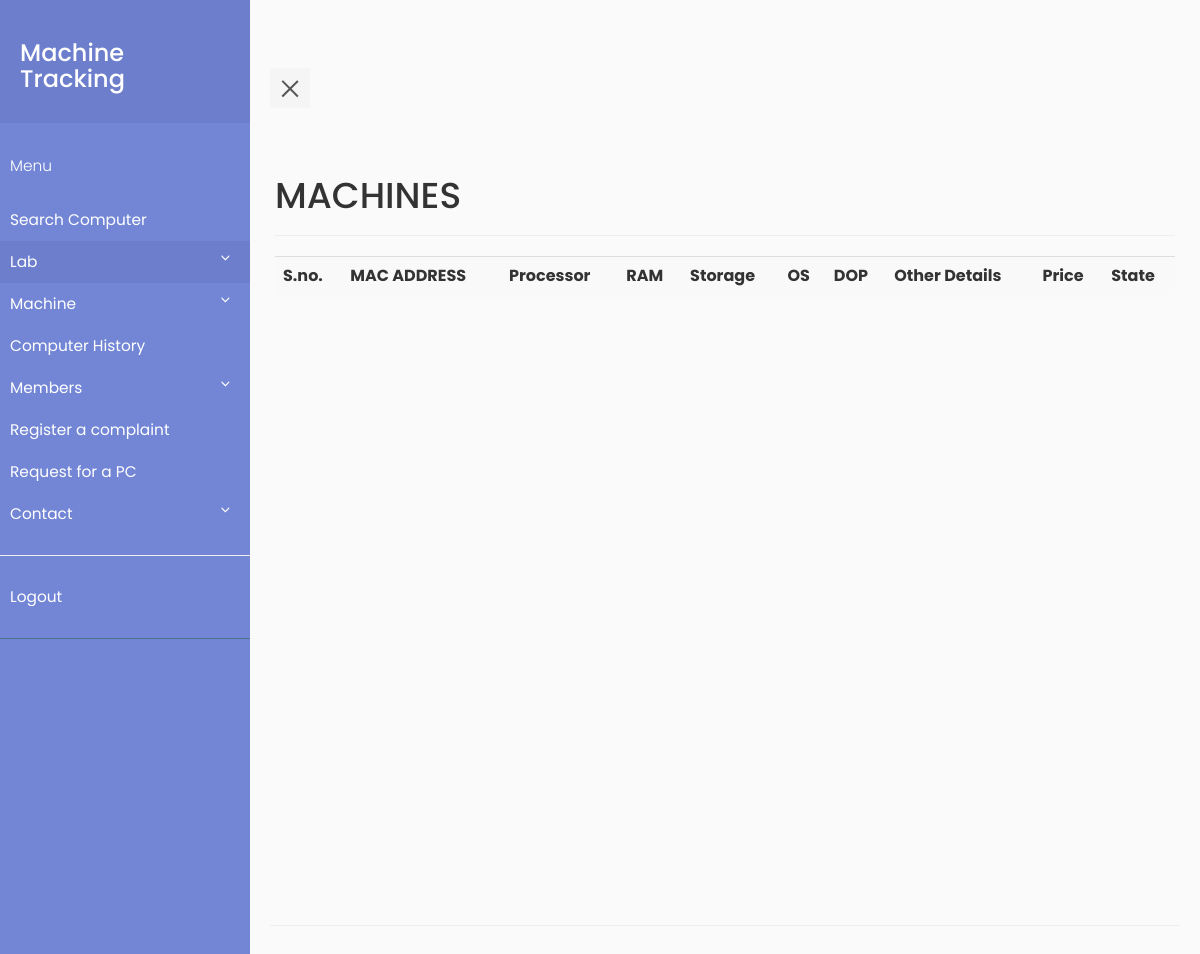
Page /new_machines.php (signed in) on the earlier database version.
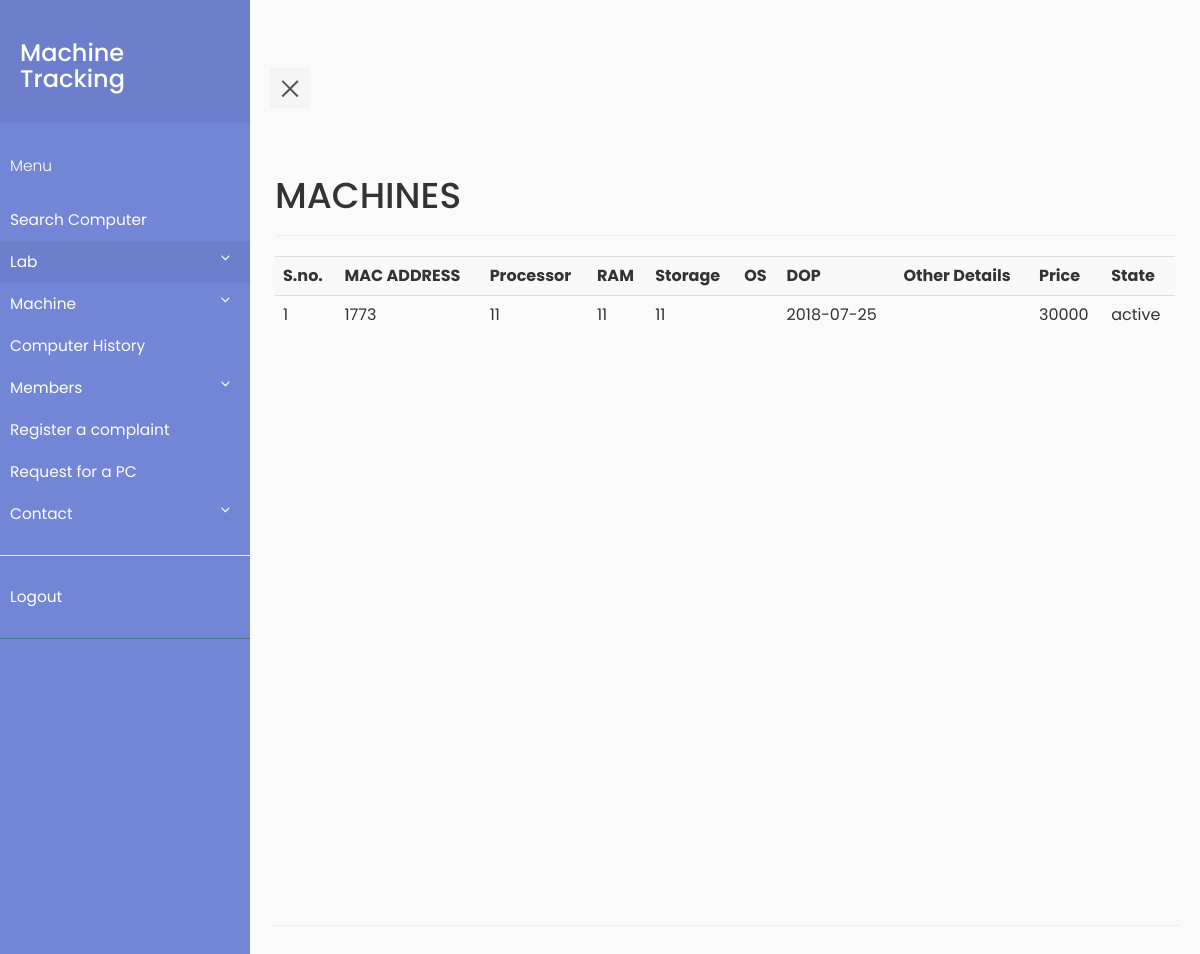
Same page on the later database version.
### tables this page shows
CREATE TABLE `machine` (
  `machine_id` int(11) NOT NULL,
  `MAC_ADDR` varchar(30) DEFAULT NULL,
  `processor` int(11) NOT NULL,
  `ram` int(11) NOT NULL,
  `memory` int(11) NOT NULL,
  `DOP` date DEFAULT NULL,
  `price` int(11) DEFAULT NULL,
  `state` varchar(10) DEFAULT NULL,
  `os` varchar(30) DEFAULT NULL,
  `monitor` int(11) NOT NULL,
  `keyboard` int(11) NOT NULL,
  `mouse` int(11) NOT NULL,
  `grn` int(11) NOT NULL
);

### new_machines.php (the view, shortened to what this page needs)
<?php
    require_once "pdo.php";
?>
<html>
<head>
    <link rel="stylesheet" type="text/css" href="https://maxcdn.bootstrapcdn.com/bootstrap/3.3.7/css/bootstrap.min.css" >
    <link rel="stylesheet" type="text/css" href="style5.css">
</head>
<body>
            <div class="wrapper">
     <?php include "navbar.php" ;?>
         <div class="container-fluid row" id="content">
    <div class="page-header">
    <h1>MACHINES</h1>
    </div>
    <?php
        $stmtcnt = $pdo->query("SELECT COUNT(*) FROM machine ");
        $row = $stmtcnt->fetch(PDO::FETCH_ASSOC);
        if($row['COUNT(*)']!=='0')
        {
            $i=1;
            $stmtread = $pdo->query('SELECT * FROM machine ORDER BY MAC_ADDR');
            echo ("<table class=\"table table-striped\">
                <tr> <th>S.no.</th><th>MAC ADDRESS</th><th>Processor</th><th>RAM</th><th>Storage</th><th>OS</th><th>DOP</th><th>Other Details</th><th>Price</th> <th>State</th> </tr>");
            while ( $row = $stmtread->fetch(PDO::FETCH_ASSOC) )
            {
                $stmtreadn = $pdo->prepare("SELECT * FROM position where machine_id = :mid");
                $stmtreadn->execute(array(':mid' => $row['machine_id']));
                $rown=$stmtreadn->fetch(PDO::FETCH_ASSOC);
                if($rown===FALSE)
                {
                    echo ("<tr>");
                    echo ("<td>");
                    echo($i);
                    echo("</td>");
                    echo ("<td>");
                    echo(htmlentities($row['MAC_ADDR']));
                    echo ("</td>");
                    echo ("<td>");
                    echo(htmlentities($row['processor']));
                    echo ("</td>");
                    echo ("<td>");
                    echo(htmlentities($row['ram']));
                    echo ("</td>");
                    echo ("<td>");
                    echo(htmlentities($row['memory']));
                    echo ("</td>");
                    echo ("<td>");
                    echo ("</td>");
                    echo ("<td>");
                    echo(htmlentities($row['DOP']));
                    echo ("</td>");
                    echo "<td>";
                    echo "</td>";
                    echo ("<td>");
                    echo(htmlentities($row['price']));
                    echo ("</td>");
                    echo ("<td>");
                    echo(htmlentities($row['state']));
                    echo ("</td>");
                    $i++;
                }
            }
            echo('</table>');
        }
    ?>
    </div>
</body>
</html>

Differences in the rows shown:
added machine: MAC_ADDR "1773", processor "11", ram "11", memory "11", DOP "2018-07-25", price "30000", state "active"
